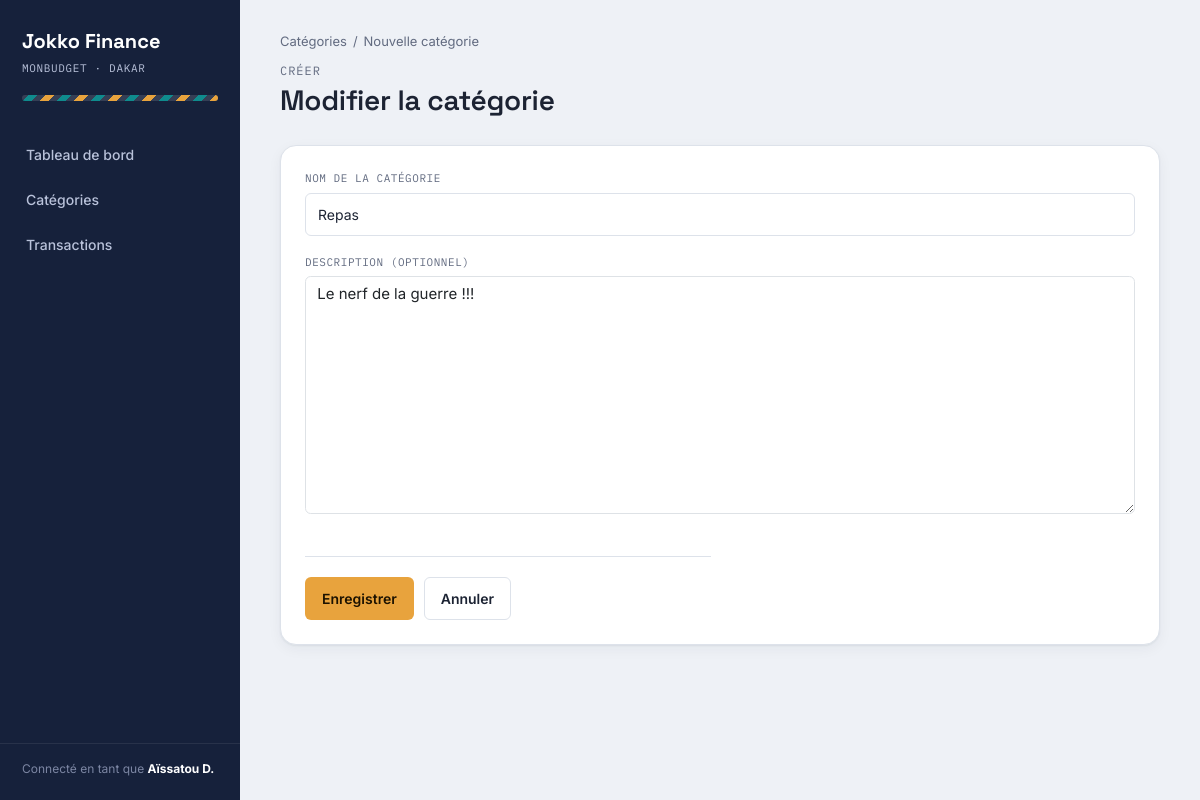
The page /category/update/2 on the database as committed earlier.
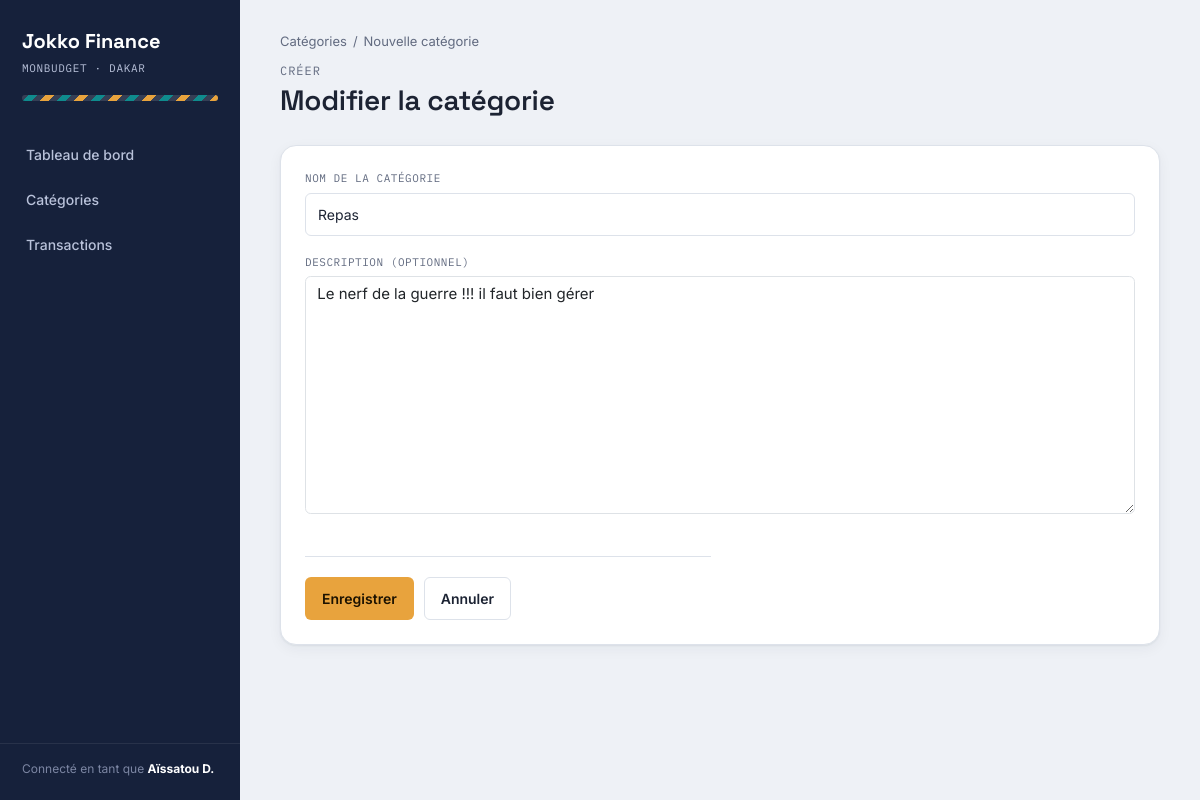
The same page on the database as committed later.
### category/models.py (models this page shows, shortened)
class Category(models.Model):
    name        = models.CharField(max_length=30)
    description = models.TextField()
    logo        = models.ImageField(upload_to="category", blank=True, null=True)

### category/views.py (the view)
# urls.py: path("category/update/<int:id>", update_category, name="update-category"),
def update_category(request, id):
    cat = get_object_or_404(Category, id=id)
    if request.method == "POST":
        form = CategoryForm(request.POST, instance=cat)
        if form.is_valid():
            form.save()
            return redirect("list-category")
        else:
            context = {
                "cat": cat,
                "form": form
            }
        return render(request, "category/update.html", context)
    else:
        form = CategoryForm(instance=cat)
        context = {
            "cat": cat,
            "form": form
        }
        return render(request, "category/update.html", context)

### category/forms.py
class CategoryForm(forms.ModelForm):
    class Meta:
        model = Category
        fields = ["name", "description"]
        widgets = {
             "name": forms.TextInput(attrs={
                "placeholder": "Ex : Loyer, Facture",
                "class": "form-control"
            }),
            "description": forms.Textarea(attrs={
                "class": "form-control"
            })
        }

### category/templates/category/update.html (shortened to what this page needs)
{% extends 'base.html' %}
{% load static %}
{% block main %}
<div class="breadcrumb">
    <a href="categories.html">Catégories</a> <span>/</span> <span id="form-breadcrumb">Nouvelle catégorie</span>
</div>
<div class="app-topbar">
    <div>
        <span class="eyebrow" id="form-eyebrow">Créer</span>
        <h1 id="form-title">Modifier la catégorie</h1>
    </div>
</div>
<form class="card card-pad" id="category-form" method="POST" action="{% url 'update-category'  cat.id %}" novalidate>
    <div class="form-grid">
        <div class="field field-full">
            <label for="{{ form.label.id_for_label }}">Nom de la catégorie</label>
            {{ form.name }}
        </div>
        <div class="field field-full">
            <label for=""{{ form.description.id_for_label }}">Description (optionnel)</label>
            {{form.description }}
        </div>
        <div class="form-actions">
          <button type="submit" class="btn btn-primary">Enregistrer </button>
          <a href="{% url 'list-category' %}" class="btn btn-secondary">Annuler</a>
        </div>
    </div>
</form>
{% endblock main %}

Rows that differ between the two databases and show on the page:
changed Category "Repas": description "Le nerf de la guerre !!!" → "Le nerf de la guerre !!! il faut bien gérer"
